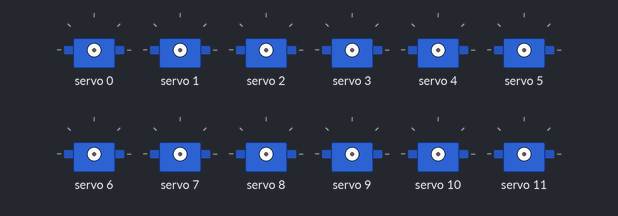
Bench run of a sketch on a simulated Arduino Uno, built with avr-gcc and run on an emulated ATmega328P. Parts: 12 × servo. What the sketch prints to the serial monitor is not drawn.

Above: at 0.05 s.
At 2.85 s:
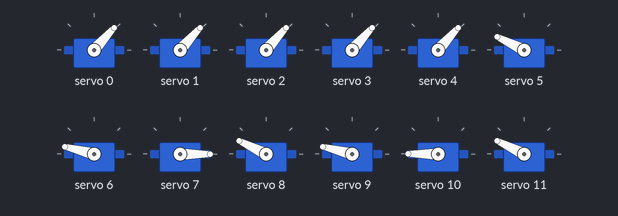
At 3.6 s:
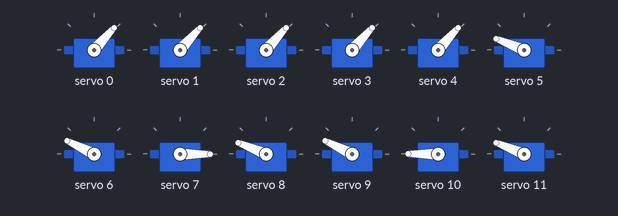
At 4.25 s:
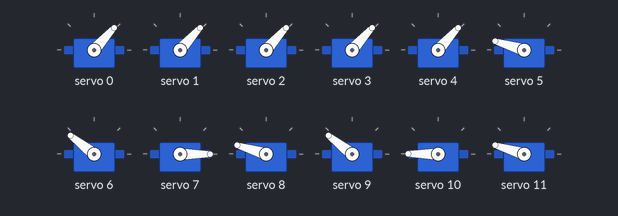
At 4.95 s:
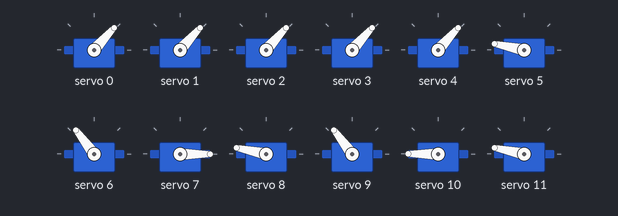
At 5.7 s:
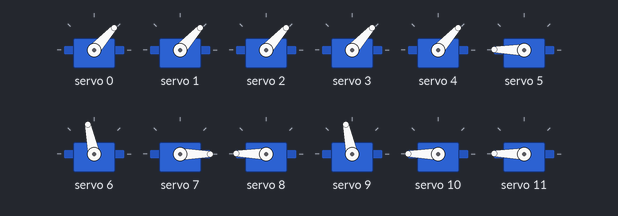
Timing chart, 0 to 7.4 s (numbered marks = the images above):
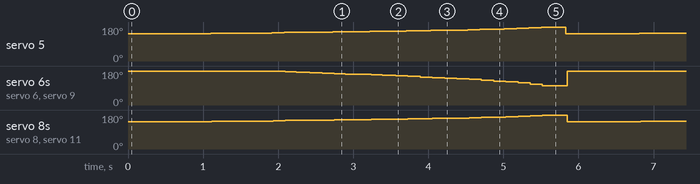

Measured:
- by itself, servo 5, servo 8, servo 11: ramps from 144° to 179° and jumps back, once every 5.7 s
- by itself, servo 6, servo 9: ramps from 180° to 102° and jumps back, once every 5.7 s

The sketch:

MotionCore.ino
```cpp
#include <Adafruit_BusIO_Register.h>
#include <Adafruit_I2CDevice.h>
#include <Adafruit_I2CRegister.h>
#include <Adafruit_SPIDevice.h>

#include <Wire.h>
#include <Adafruit_PWMServoDriver.h>

// called this way, it uses the default address 0x40
Adafruit_PWMServoDriver pwm = Adafruit_PWMServoDriver();
// you can also call it with a different address you want
//Adafruit_PWMServoDriver pwm = Adafruit_PWMServoDriver(0x41);
// you can also call it with a different address and I2C interface
//Adafruit_PWMServoDriver pwm = Adafruit_PWMServoDriver(0x40, Wire);

// Depending on your servo make, the pulse width min and max may vary, you
// want these to be as small/large as possible without hitting the hard stop
// for max range. You'll have to tweak them as necessary to match the servos you
// have!
#define SERVOMIN  110 // This is the 'minimum' pulse length count (out of 4096)
#define SERVOMAX  525 // This is the 'maximum' pulse length count (out of 4096)
#define SERVO_FREQ 50 // Analog servos run at ~50 Hz updates

#define DEBUG 0

#define maxlength 93
#define minlength 62

// our servo # counter
uint8_t servonum = 0;

const int LegMapping[6][3] = {{0, 1, -1},
                              {2, 3, -1},
                              {4, 5, 6},
                              {7, 8, 9},
                              {10, 11, 12},
                              {13, 14, 15}};

const int OffsetMapping[6][3] = {{0, 0, -2},
                                {0, 0, -2},
                                {0, 10, 10},
                                {0, 10, 10},
                                {0, 10, 10},
                                {0, 10, 10}};

float ServoPositions[16] = {45,45,45,45,45,45,0,0,180,180,180,180,180,180,0,0};

void setup() {
  Serial.begin(9600);

  pwm.begin();
  /*
   * In theory the internal oscillator (clock) is 25MHz but it really isn't
   * that precise. You can 'calibrate' this by tweaking this number until
   * you get the PWM update frequency you're expecting!
   * The int.osc. for the PCA9685 chip is a range between about 23-27MHz and
   * is used for calculating things like writeMicroseconds()
   * Analog servos run at ~50 Hz updates, It is importauint16_t to use an
   * oscilloscope in setting the int.osc frequency for the I2C PCA9685 chip.
   * 1) Attach the oscilloscope to one of the PWM signal pins and ground on
   *    the I2C PCA9685 chip you are setting the value for.
   * 2) Adjust setOscillatorFrequency() until the PWM update frequency is the
   *    expected value (50Hz for most ESCs)
   * Setting the value here is specific to each individual I2C PCA9685 chip and
   * affects the calculations for the PWM update frequency.
   * Failure to correctly set the int.osc value will cause unexpected PWM results
   */
  pwm.setOscillatorFrequency(27000000);
  pwm.setPWMFreq(SERVO_FREQ);  // Analog servos run at ~50 Hz updates

  delay(10);
}


void setServos() {
  int pwmVal;
  for(int i = 0; i < 16; i ++) {

    pwmVal = map(ServoPositions[i], 0, 180, SERVOMIN, SERVOMAX);
    #ifdef DEBUG == 1
      Serial.print(ServoPositions[i]);
      Serial.print(", ");
    #endif
    pwm.setPWM(i, 0, pwmVal);
  }
  Serial.println("");
}

void CalcHeightAngles(float dis, float * ServoPositions, int LegNum) {

  if (dis > maxlength) { dis = maxlength;}
  if (dis < minlength) { dis = minlength;}
  float l1 = 55.25;
  float l2 = 38.4;

  float t1 = acos((pow(dis,2)+pow(l1,2)-pow(l2,2))/(2*dis*l1)) * 180 / PI; //Knee Joint Angle
  float t2 = acos((-pow(dis,2)+pow(l1,2)+pow(l2,2))/(2*l1*l2)) * 180 / PI; //Ankle Joint Angle

  int offset1 = OffsetMapping[LegNum][1];
  int offset2 = OffsetMapping[LegNum][2];

  t1 = map(t1, 180, 0, 0 - offset1, 180 - offset1);
  t2 = map(t2, 180, 0, 90 - offset2, 270 - offset2);

  // t1 = 180-t1 -10;
  // t2 = map(t2, 170, 60, 90, 200);

  ServoPositions[LegMapping[LegNum][1]] = t1;
  ServoPositions[LegMapping[LegNum][2]] = t2;
  #ifdef DEBUG
  // Serial.print(ServoPositions[0]);
  // Serial.print(",");
  // Serial.print(ServoPositions[1]);
  // Serial.print(",");
  // Serial.print(ServoPositions[2]);
  // Serial.print(",");
  // Serial.print(ServoPositions[3]);
  // Serial.print(",");
  // Serial.print(ServoPositions[4]);
  // Serial.print(",");
  // Serial.print(ServoPositions[5]);
  // Serial.print(",");
  // Serial.print(ServoPositions[6]);
  // Serial.print(",");
  // Serial.print(ServoPositions[7]);
  // Serial.print(",");
  // Serial.print(ServoPositions[8]);
  // Serial.print(",");
  // Serial.print(ServoPositions[9]);
  // Serial.print(",");
  // Serial.print(ServoPositions[10]);
  // Serial.print(",");
  // Serial.print(ServoPositions[11]);
  // Serial.print(",");
  // Serial.print(ServoPositions[12]);
  // Serial.print(",");
  // Serial.print(ServoPositions[13]);
  // Serial.print(",");
  // Serial.print(ServoPositions[14]);
  // Serial.print(",");
  // Serial.println(ServoPositions[15]);

  #endif
}

void loop() {
  // for (int i = SERVOMIN; i < SERVOMAX; i++) {
  //   pwm.setPWM(8, 0, i);
  //   Serial.println(i);
  //   delay(100);
  // }

  // coil();
  float dis = 60;

  while(dis < 95) {
    CalcHeightAngles(dis, ServoPositions, 2);
    CalcHeightAngles(dis, ServoPositions, 3);
    CalcHeightAngles(dis, ServoPositions, 4);
    CalcHeightAngles(dis, ServoPositions, 5);
    delay(100);
    setServos();
    dis++;
  }

  Serial.println("Reset");

}

// You can use this function if you'd like to set the pulse length in seconds
// e.g. setServoPulse(0, 0.001) is a ~1 millisecond pulse width. It's not precise!
//void setServoPulse(uint8_t n, double pulse) {
//  double pulselength;
//
//  pulselength = 1000000;   // 1,000,000 us per second
//  pulselength /= SERVO_FREQ;   // Analog servos run at ~60 Hz updates
//  Serial.print(pulselength); Serial.println(" us per period");
//  pulselength /= 4096;  // 12 bits of resolution
//  Serial.print(pulselength); Serial.println(" us per bit");
//  pulse *= 1000000;  // convert input seconds to us
//  pulse /= pulselength;
//  Serial.println(pulse);
//  pwm.setPWM(n, 0, pulse);
//}
```
